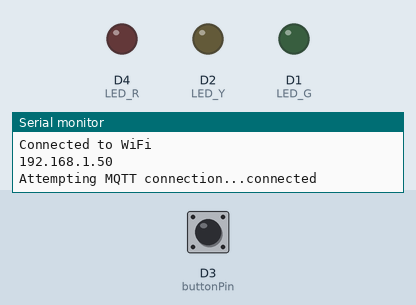
This sketch was run on a simulated ESP8266 (NodeMCU). Parts: output pins drawn as LEDs (lit = HIGH), the last lines printed to the serial monitor. The test bench sets the inputs (shaded band); at power-on: D3 (buttonPin) HIGH. WiFi joins after 1.5 s; servers stay silent unless stated; random numbers use the default seed unless the sketch sets one; no MQTT or app messages arrive unless stated.

Above: at 3.2 s.
3.3 s: D3 (buttonPin) pulled LOW for 0.15 s
At 4.4 s:
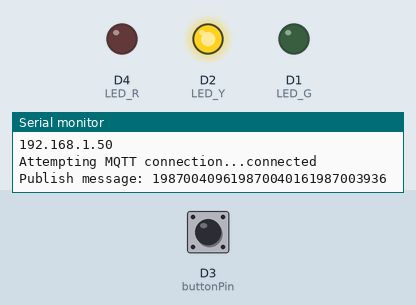
6.4 s: D3 (buttonPin) pulled LOW for 1 s
10.4 s: D3 (buttonPin) pulled LOW for 3.2 s
At 22.7 s:
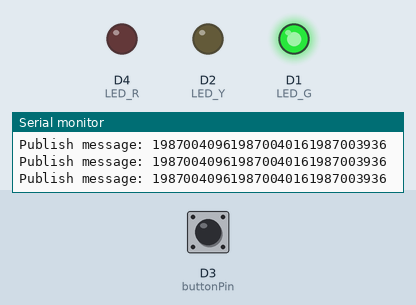
At 30.6 s:
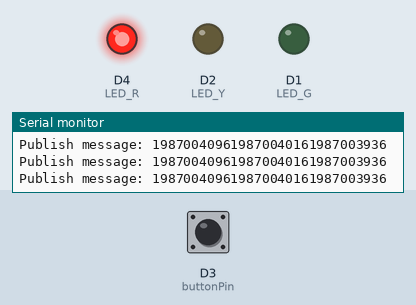
Timing chart, 0 to 38.3 s (numbered marks = the images above; inputs shaded):
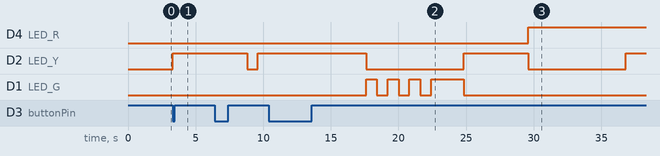

The sketch:

task6_publisher.ino
```cpp
#include <Arduino_JSON.h>
#include <ESP8266WiFi.h>
#include <PubSubClient.h>
#include <time.h>

const char* ssid = "IIR_WiFi";
const char* password = "deeprobotics";
const char* mqtt_server = "192.168.68.65";
unsigned int port = 1883;

WiFiClient espClient;
PubSubClient client(espClient);
#define MSG_BUFFER_SIZE (50)
char msg[MSG_BUFFER_SIZE];

const int buttonPin = D3;

int LED_R = 2;   // led connected to GPIO2 (D4)
int LED_Y = 4;   // led connected to GPIO2 (D2)
int LED_G = 5;   // led connected to GPIO2 (D1)

enum COLOURS
{
  green,
  nothing,
  yellow,
  red,
  red_and_yellow
};

bool MODE = true;

int STATE = 0;

COLOURS STATES1[16] = {
  green,
  nothing,
  green,
  nothing,
  green,
  nothing,
  green,
  yellow,
  red,
  red,
  red,
  red,
  red,
  red,
  red,
  red_and_yellow
};

COLOURS STATES2[16] = {
  red,
  red,
  red,
  red,
  red,
  red,
  red,
  red_and_yellow,
  green,
  nothing,
  green,
  nothing,
  green,
  nothing,
  green,
  yellow
};

int DURATIONS[16] = {6, 1, 1, 1, 1, 1, 1, 3, 6, 1, 1, 1, 1, 1, 1, 3};

bool PREV = 0;

COLOURS STATES_[2] = {
  yellow,
  nothing
};

int DURATIONS_[2] = {1, 1};

unsigned long previousMillis = 0;
// bool buttonPressed = false;
bool lastButtonState = HIGH;


// the setup function runs once when you press reset or power the board
void setup() {
  // initialize digital pin LED_BUILTIN as an output.
  pinMode(LED_R, OUTPUT);
  pinMode(LED_Y, OUTPUT);
  pinMode(LED_G, OUTPUT);

  pinMode(buttonPin, INPUT_PULLUP);

  Serial.begin(115200);
  WiFi.mode(WIFI_STA);
  WiFi.begin(ssid, password);

  while (WiFi.status() != WL_CONNECTED) {
    delay(1000);
    Serial.println("Connecting to WiFi...");
  }

  randomSeed(micros());

  Serial.println("Connected to WiFi");
  Serial.println(WiFi.localIP());

  client.setServer(mqtt_server, port);

  // attachInterrupt(digitalPinToInterrupt(buttonPin), buttonISR, FALLING);
}

// the loop function runs over and over again forever
void loop() {
  if (!client.connected()) {
    reconnect();
  }
  client.loop();

  unsigned long currentMillis = millis();

  JSONVar colours;
  if (MODE) {
    if (currentMillis - previousMillis >= DURATIONS[STATE] * 800) {
      previousMillis = currentMillis;
      colours = get_json(STATES1[STATE]);
      publish();
      digitalWrite(LED_R, colours["red"]);
      digitalWrite(LED_Y, colours["yellow"]);
      digitalWrite(LED_G, colours["green"]);
      STATE = (STATE + 1) % 16;
    }
  }
  else {
    if (currentMillis - previousMillis >= DURATIONS_[PREV] * 800) {
      previousMillis = currentMillis;
      colours = get_json(STATES_[PREV]);
      publish();
      digitalWrite(LED_R, colours["red"]);
      digitalWrite(LED_Y, colours["yellow"]);
      digitalWrite(LED_G, colours["green"]);
      PREV = (PREV + 1) % 2;
    }
  }

  // if (buttonPressed) {
  //   MODE = !MODE;
  //   STATE = 0;
  //   PREV = 0;
  //   buttonPressed = false;
  // }

  bool currentButtonState = digitalRead(buttonPin);
  if (!currentButtonState) {
    MODE = !MODE;
    STATE = 0;
    PREV = 0;
    lastButtonState = currentButtonState;
  }
  lastButtonState = currentButtonState;

  // yield();
}

JSONVar get_json(COLOURS colour) {
  JSONVar colours;
  switch (colour) {
    case green:
      colours["red"] = LOW;
      colours["yellow"] = LOW;
      colours["green"] = HIGH;
      return colours;
    case nothing:
      colours["red"] = LOW;
      colours["yellow"] = LOW;
      colours["green"] = LOW;
      return colours;
    case yellow:
      colours["red"] = LOW;
      colours["yellow"] = HIGH;
      colours["green"] = LOW;
      return colours;
    case red:
      colours["red"] = HIGH;
      colours["yellow"] = LOW;
      colours["green"] = LOW;
      return colours;
    case red_and_yellow:
      colours["red"] = HIGH;
      colours["yellow"] = HIGH;
      colours["green"] = LOW;
      return colours;
  }
  return colours;
}
void publish() {
  JSONVar colours;
  if (MODE) {
    colours = get_json(STATES2[STATE]);
  }
  else {
    colours = get_json(STATES_[PREV]);
  }
  snprintf(msg, MSG_BUFFER_SIZE, "%d%d%d", colours["red"], colours["yellow"], colours["green"]);
  Serial.print("Publish message: ");
  Serial.println(msg);
  client.publish("user_d23c7cac/state", msg);
}

void reconnect() {
  while (!client.connected()) {
    Serial.print("Attempting MQTT connection...");
    String clientId = "ESP8266Client-";
    clientId += String(random(0xffff), HEX);
    if (client.connect(clientId.c_str())) {
      Serial.println("connected");
      client.subscribe("user_d23c7cac/state");
    } else {
      Serial.print("failed, rc=");
      Serial.print(client.state());
      Serial.println("try again in 5 seconds");
      delay(5000);
    }
  }
}

// void buttonISR() {
//   buttonPressed = true;
// }
```

Measured:
- after the input at 3.3 s, D2 (LED_Y): LOW → HIGH at once
- after the input at 10.4 s, D4 (LED_R): LOW → HIGH after 19.2 s; D1 (LED_G): goes 3 × (HIGH 0.80 s, LOW 0.80 s), HIGH 2.4 s, then LOW, starting after 7.2 s
